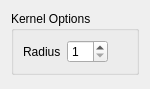
<?xml version="1.0" encoding="UTF-8"?>
<ui version="4.0">
 <class>MorphologicalSettingsPanel</class>
 <widget class="QWidget" name="MorphologicalSettingsPanel">
  <property name="geometry">
   <rect>
    <x>0</x>
    <y>0</y>
    <width>150</width>
    <height>89</height>
   </rect>
  </property>
  <property name="sizePolicy">
   <sizepolicy hsizetype="Minimum" vsizetype="Preferred">
    <horstretch>0</horstretch>
    <verstretch>0</verstretch>
   </sizepolicy>
  </property>
  <property name="minimumSize">
   <size>
    <width>150</width>
    <height>0</height>
   </size>
  </property>
  <property name="windowTitle">
   <string>Form</string>
  </property>
  <layout class="QVBoxLayout" name="verticalLayout_3">
   <item>
    <widget class="QGroupBox" name="groupBox_2">
     <property name="sizePolicy">
      <sizepolicy hsizetype="Minimum" vsizetype="Preferred">
       <horstretch>0</horstretch>
       <verstretch>0</verstretch>
      </sizepolicy>
     </property>
     <property name="title">
      <string>Kernel Options</string>
     </property>
     <layout class="QVBoxLayout" name="verticalLayout_2">
      <item>
       <layout class="QHBoxLayout" name="horizontalLayout">
        <item>
         <widget class="QLabel" name="label">
          <property name="sizePolicy">
           <sizepolicy hsizetype="Maximum" vsizetype="Preferred">
            <horstretch>0</horstretch>
            <verstretch>0</verstretch>
           </sizepolicy>
          </property>
          <property name="maximumSize">
           <size>
            <width>72</width>
            <height>16777215</height>
           </size>
          </property>
          <property name="text">
           <string>Radius</string>
          </property>
         </widget>
        </item>
        <item>
         <widget class="QSpinBox" name="radius">
          <property name="sizePolicy">
           <sizepolicy hsizetype="Maximum" vsizetype="Fixed">
            <horstretch>0</horstretch>
            <verstretch>0</verstretch>
           </sizepolicy>
          </property>
          <property name="minimum">
           <number>1</number>
          </property>
          <property name="value">
           <number>1</number>
          </property>
         </widget>
        </item>
        <item>
         <spacer name="horizontalSpacer_3">
          <property name="orientation">
           <enum>Qt::Horizontal</enum>
          </property>
          <property name="sizeHint" stdset="0">
           <size>
            <width>40</width>
            <height>20</height>
           </size>
          </property>
         </spacer>
        </item>
       </layout>
      </item>
     </layout>
    </widget>
   </item>
   <item>
    <spacer name="verticalSpacer_2">
     <property name="orientation">
      <enum>Qt::Vertical</enum>
     </property>
     <property name="sizeHint" stdset="0">
      <size>
       <width>20</width>
       <height>40</height>
      </size>
     </property>
    </spacer>
   </item>
  </layout>
  <zorder>verticalSpacer_2</zorder>
  <zorder>groupBox_2</zorder>
 </widget>
 <resources>
  <include location="MorphologicalSettingsPanel.qrc"/>
 </resources>
 <connections/>
</ui>
